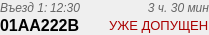
<?xml version="1.0" encoding="UTF-8"?>
<ui version="4.0">
 <class>StatusItemForm</class>
 <widget class="QWidget" name="StatusItemForm">
  <property name="geometry">
   <rect>
    <x>0</x>
    <y>0</y>
    <width>209</width>
    <height>35</height>
   </rect>
  </property>
  <property name="windowTitle">
   <string>Form</string>
  </property>
  <layout class="QGridLayout" name="gridLayout">
   <property name="leftMargin">
    <number>0</number>
   </property>
   <property name="topMargin">
    <number>0</number>
   </property>
   <property name="rightMargin">
    <number>0</number>
   </property>
   <property name="bottomMargin">
    <number>0</number>
   </property>
   <property name="horizontalSpacing">
    <number>10</number>
   </property>
   <property name="verticalSpacing">
    <number>0</number>
   </property>
   <item row="0" column="0">
    <layout class="QHBoxLayout" name="horizontalLayout_4" stretch="0,1">
     <property name="spacing">
      <number>2</number>
     </property>
     <item>
      <widget class="QLabel" name="enter_exit_label">
       <property name="text">
        <string>&lt;html&gt;&lt;head/&gt;&lt;body&gt;&lt;p&gt;&lt;span style=&quot; font-style:italic; color:#646464;&quot;&gt;Въезд 1:&lt;/span&gt;&lt;/p&gt;&lt;/body&gt;&lt;/html&gt;</string>
       </property>
      </widget>
     </item>
     <item>
      <widget class="QLabel" name="enter_time_label">
       <property name="text">
        <string>&lt;html&gt;&lt;head/&gt;&lt;body&gt;&lt;p&gt;&lt;span style=&quot; font-style:italic; color:#646464;&quot;&gt;12:30&lt;/span&gt;&lt;/p&gt;&lt;/body&gt;&lt;/html&gt;</string>
       </property>
      </widget>
     </item>
    </layout>
   </item>
   <item row="0" column="1">
    <widget class="QLabel" name="elapsed_label">
     <property name="text">
      <string>&lt;html&gt;&lt;head/&gt;&lt;body&gt;&lt;p&gt;&lt;span style=&quot; font-style:italic; color:#646464;&quot;&gt;3 ч. 30 мин&lt;/span&gt;&lt;/p&gt;&lt;/body&gt;&lt;/html&gt;</string>
     </property>
     <property name="alignment">
      <set>Qt::AlignRight|Qt::AlignTrailing|Qt::AlignVCenter</set>
     </property>
    </widget>
   </item>
   <item row="1" column="0">
    <widget class="QLabel" name="code_label">
     <property name="text">
      <string>&lt;html&gt;&lt;head/&gt;&lt;body&gt;&lt;p&gt;&lt;span style=&quot; font-size:12pt; font-weight:600;&quot;&gt;01AA222B&lt;/span&gt;&lt;/p&gt;&lt;/body&gt;&lt;/html&gt;</string>
     </property>
    </widget>
   </item>
   <item row="1" column="1">
    <widget class="QLabel" name="access_type_label">
     <property name="text">
      <string>&lt;html&gt;&lt;head/&gt;&lt;body&gt;&lt;p&gt;&lt;span style=&quot; font-size:10pt; color:#aa0000;&quot;&gt;УЖЕ ДОПУЩЕН&lt;/span&gt;&lt;/p&gt;&lt;/body&gt;&lt;/html&gt;</string>
     </property>
    </widget>
   </item>
  </layout>
 </widget>
 <resources/>
 <connections/>
</ui>
